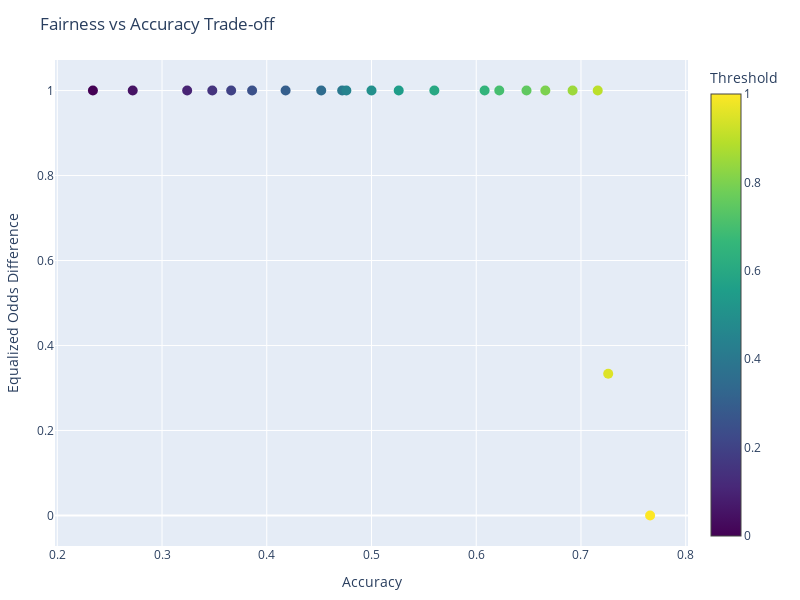

Source (notebook cell):
### Markdown cell above
* **Equalized Odds vs overall accuracy**

### Code cell
create_fairness_vs_accuracy_plot(df_encoded["income"], df_encoded["prediction"], df_encoded["scores"], df_encoded["education"])

### Figure 1 — Plotly figure (JSON) as saved in the notebook; plotly's stock layout.template omitted (floating-point values rounded to 4 significant figures)
{"data": [{"hovertemplate": "Accuracy: %{x:.3f}<br>EO Diff: %{y:.3f}<br>Threshold: %{marker.color:.2f}<extra></extra>", "marker": {"color": [0.0, 0.05, 0.1, 0.15, 0.2, 0.25, 0.3, 0.35, 0.4, 0.45, 0.5, 0.55, 0.6, 0.65, 0.7, 0.75, 0.8, 0.85, 0.9, 0.95, 1.0], "colorbar": {"title": {"text": "Threshold"}}, "colorscale": [[0, "#440154"], [0.1111, "#482878"], [0.2222, "#3e4989"], [0.3333, "#31688e"], [0.4444, "#26828e"], [0.5556, "#1f9e89"], [0.6667, "#35b779"], [0.7778, "#6ece58"], [0.8889, "#b5de2b"], [1, "#fde725"]], "showscale": true, "size": 10}, "mode": "markers", "type": "scatter", "x": [0.234, 0.272, 0.324, 0.348, 0.366, 0.386, 0.418, 0.452, 0.472, 0.476, 0.5, 0.526, 0.56, 0.608, 0.622, 0.648, 0.666, 0.692, 0.716, 0.726, 0.766], "y": [1.0, 1.0, 1.0, 1.0, 1.0, 1.0, 1.0, 1.0, 1.0, 1.0, 1.0, 1.0, 1.0, 1.0, 1.0, 1.0, 1.0, 1.0, 1.0, 0.3333, 0.0]}], "layout": {"height": 600, "margin": {"b": 40, "l": 40, "r": 40, "t": 60}, "title": {"text": "Fairness vs Accuracy Trade-off"}, "width": 800, "xaxis": {"title": {"text": "Accuracy"}}, "yaxis": {"title": {"text": "Equalized Odds Difference"}}}}
